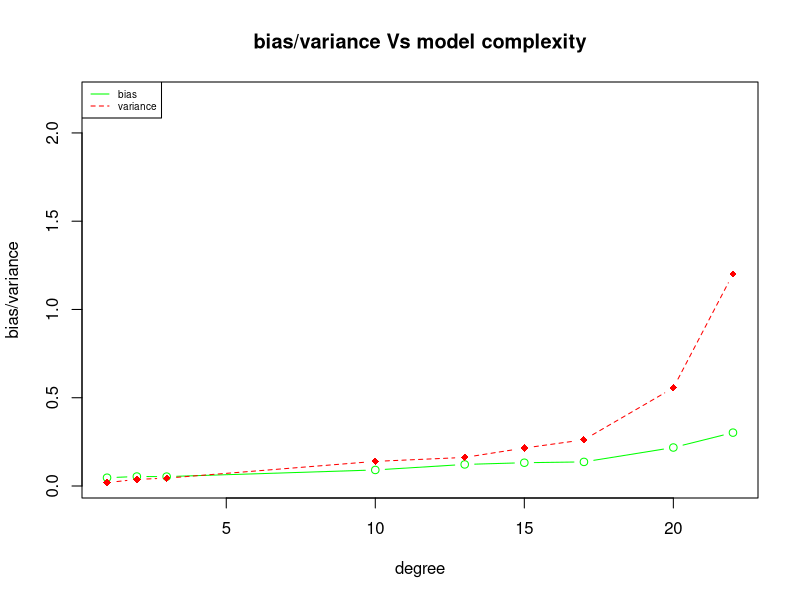

This chart was generated by the following R code:
library(dplyr)

f1 = function(x){
  return((0.4)*log(x^4 + log( x - 0.7) + exp(3*x)))
}

data_generation = function(sig1,k){
  x <-runif(130,min = 0.71,max = 10)
  eps1 <- rnorm(length(x),mean = 0,sd = sig1)
  f1_y <- k(x) + eps1
  data1 = data.frame(x,f1_y)
  return (data1)
}



find_bias = function(tst, original){
  return (mean(tst)-original)
}

find_var = function(tst){
  return (mean((tst - mean(tst))^2))
}

find_mse = function(tst,original){
  return(mean((tst - original) ^ 2))
}
  

sig1 = 1.4
sample1 =  data.frame(x = runif(n=100, min=0.71, max=10))
tot_points = 100
simul = 10
d = vector()
d = c(d,1,2,3,10,13,15,17,20,22)
mat1  = array(0,dim = c(simul,length(d),tot_points))

for (var1 in 1:simul) {
  data2 <- data_generation(sig1,f1)
  
  fit_m1 <- lm(f1_y ~ poly(x,degree = d[1]),data = data2)
  fit_m2 <- lm(f1_y ~ poly(x,degree = d[2]),data = data2)
  fit_m3 <- lm(f1_y ~ poly(x,degree = d[3]),data = data2)
  fit_m4 <- lm(f1_y ~ poly(x,degree = d[4]),data = data2)
  fit_m5 <- lm(f1_y ~ poly(x,degree = d[5]),data = data2)
  fit_m6 <- lm(f1_y ~ poly(x,degree = d[6]),data = data2)
  fit_m7 <- lm(f1_y ~ poly(x,degree = d[7]),data = data2)
  fit_m8 <- lm(f1_y ~ poly(x,degree = d[8]),data = data2)
  fit_m9 <- lm(f1_y ~ poly(x,degree = d[9]),data = data2)
  
  mat1[var1,1,] = predict(fit_m1,data.frame(x = sample1$x))
  mat1[var1,2,] = predict(fit_m2,data.frame(x = sample1$x))
  mat1[var1,3,] = predict(fit_m3,data.frame(x = sample1$x))
  mat1[var1,4,] = predict(fit_m4,data.frame(x = sample1$x))
  mat1[var1,5,] = predict(fit_m5,data.frame(x = sample1$x))
  mat1[var1,6,] = predict(fit_m6,data.frame(x = sample1$x))
  mat1[var1,7,] = predict(fit_m7,data.frame(x = sample1$x))
  mat1[var1,8,] = predict(fit_m8,data.frame(x = sample1$x))
  mat1[var1,9,] = predict(fit_m9,data.frame(x = sample1$x))
  
}

bias_arr = array(0,c(tot_points,length(d)))
var_arr = array(0,c(tot_points,length(d)))
mse_arr = array(0,c(tot_points,length(d)))

for (var1 in 1:length(sample1$x)) {
  mat2 = mat1[,,var1]
  
  bias_arr[var1,] = apply(mat2,2,find_bias,original=f1(sample1$x[var1]))
  var_arr[var1,] = apply(mat2,2,find_var)
  mse_arr[var1,] = apply(mat2,2,find_mse,original = f1(sample1$x[var1]))

}
bias = sqrt(colMeans(((bias_arr))^2))
variance = colMeans(var_arr)
mse = colMeans(mse_arr)
print(bias^2)
print(variance)
print(mse)
miniv = min(variance)
minib = min(bias)
maxiv = max(variance)
maxib = max(bias)
if(maxiv > maxib){
  maxi = maxiv
} else {
  maxi = maxib
}

if(miniv > minib){
  mini = minib
} else {
  mini = miniv
}

plot(d,bias, lty = 1,type = "b", ylim= c(mini, maxi+1),col = "green" ,main = "bias/variance Vs model complexity",xlab = "degree",ylab = "bias/variance") 
lines(d,variance, type='b', col='red',pch=18,lty = 2)
legend("topleft", legend=c("bias", "variance"),
       col=c("green", "red"), cex=0.6,lty = 1:2) 

